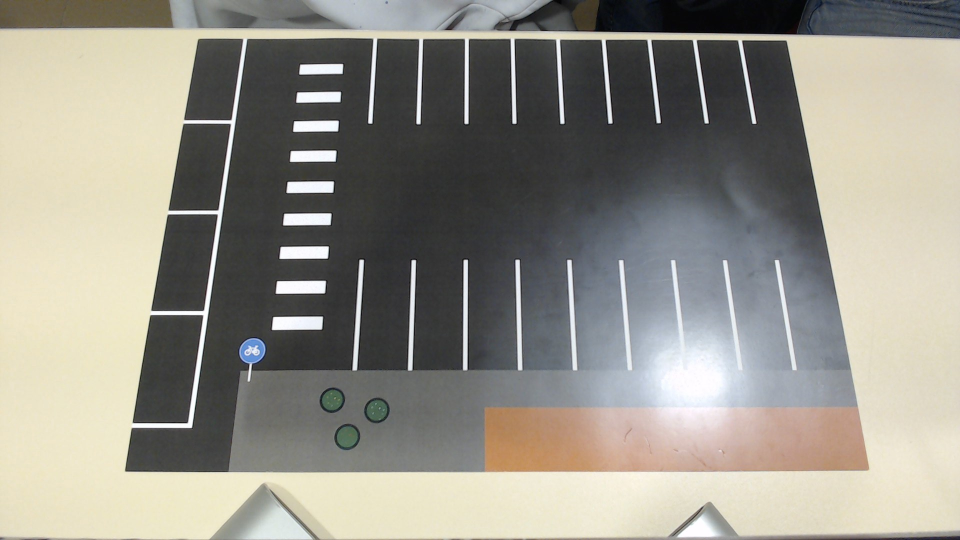
#> input picture python/img/CarPark2.jpg, 1920 x 1080 px, given in place of the camera (shown at 1/2 size)
$ python mainLive.py
#> lines starting #> are read from the running program, lines starting #| are printed output that depends on the picture; after the words box and inside, x2 and y2 are one past the last pixel; in counts of white or black regions, pixels touching at a corner belong together
import cv2
import pickle
import numpy as np
import logging

# Configure logging
logging.basicConfig(level=logging.INFO, format='%(asctime)s - %(levelname)s - %(message)s')

def load_shapes(file_path):
#> called with file_path = 'shapesParkBCD.pkl'
    logging.info(f"Loading shapes from {file_path}")
    with open(file_path, 'rb') as f:
#> (reads python/shapesParkBCD.pkl from the repository)
#> in main, img is the input picture: shape (1080, 1920, 3); mean B, G, R 136.8, 146.3, 149.1
        shapes = pickle.load(f)
    logging.info(f"Loaded {len(shapes)} shapes")
    return shapes

def preprocess_image(img):
    logging.debug("Preprocessing image")
    img_gray = cv2.cvtColor(img, cv2.COLOR_BGR2GRAY)
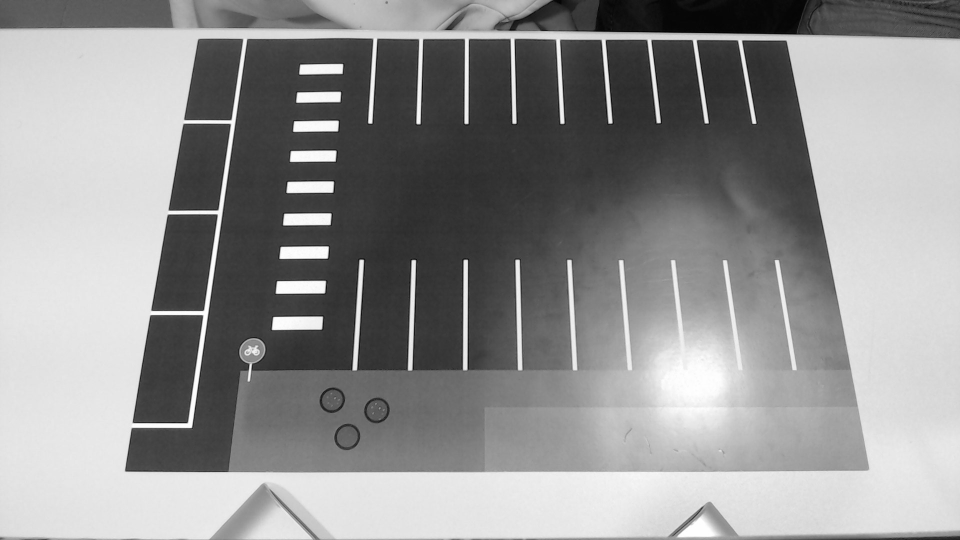
#> img_gray: shape (1080, 1920) (shown at 1/2 size); min 0, max 255, mean 146
    img_blur = cv2.GaussianBlur(img_gray, (3, 3), 1)
    img_threshold = cv2.adaptiveThreshold(
        img_blur, 255, cv2.ADAPTIVE_THRESH_GAUSSIAN_C,
        cv2.THRESH_BINARY_INV, 25, 16
    )
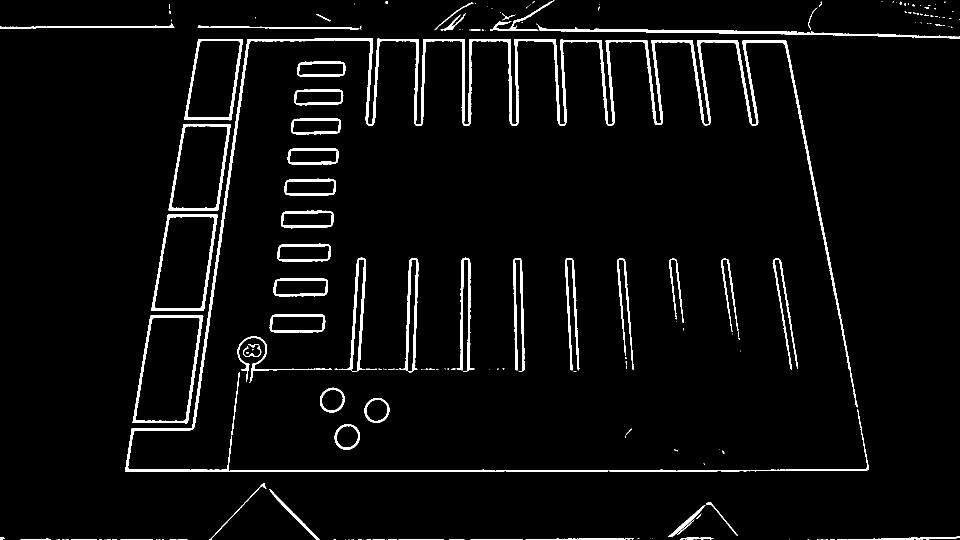
#> img_threshold: shape (1080, 1920) (shown at 1/2 size); 4% white; 191 white regions (123 under 20 px), largest, box (x1, y1, x2, y2) and area: (250, 77, 1715, 944) 30332, (1076, 51, 1920, 77) 3841, (265, 630, 407, 847) 3069
    img_median = cv2.medianBlur(img_threshold, 5)
#> img_median: shape (1080, 1920); 3.8% white; 181 white regions (81 under 20 px), largest, box (x1, y1, x2, y2) and area: (250, 77, 1693, 944) 29206, (1077, 53, 1920, 77) 3823, (265, 630, 406, 847) 3075
    kernel = np.ones((3, 3), np.uint8)
    img_dilate = cv2.dilate(img_median, kernel, iterations=1)
#> img_dilate: shape (1080, 1920); 5.8% white; 178 white regions (26 under 20 px), largest, box (x1, y1, x2, y2) and area: (249, 76, 1694, 945) 43161, (1076, 52, 1920, 78) 5613, (264, 629, 407, 848) 4469
    logging.debug("Image preprocessing completed")
    return img_dilate, img_blur, img_threshold, img_median

def draw_shapes(img, shapes):
    logging.debug("Drawing shapes on image")
    for shape in shapes:
        points = shape['points']
        color = (0, 0, 255) if shape.get('count', 0) > 3000 else (0, 255, 0)
        thickness = 2
        for i in range(1, len(points)):
            cv2.line(img, points[i - 1], points[i], color, thickness)
    logging.debug("Shapes drawing completed")

def count_nonzero_pixels(img, shapes):
    logging.debug("Counting nonzero pixels for each shape")
    for shape in shapes:
        x, y, w, h = cv2.boundingRect(np.array(shape['points']))
        img_crop = img[y:y + h, x:x + w]
        count = cv2.countNonZero(img_crop)
        shape['count'] = count
#> this loop made 4 passes
#> count on passes 1 to 4: 165, 2260, 1283, 0
#> pass 1, in count_nonzero_pixels, `img_crop = img[y:y + h, x:x + w]`:
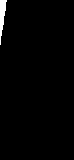
#> img_crop: shape (160, 74); 1.4% white; 1 white region, box (x1, y1, x2, y2) and area: (0, 0, 7, 45) 165
#> pass 2, in count_nonzero_pixels, `img_crop = img[y:y + h, x:x + w]`:
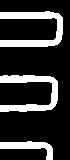
#> img_crop: shape (160, 70); 20.2% white; 3 white regions, box (x1, y1, x2, y2) and area: (0, 11, 63, 47) 959, (0, 75, 58, 112) 877, (0, 141, 53, 160) 424
#> pass 3, in count_nonzero_pixels, `img_crop = img[y:y + h, x:x + w]`:
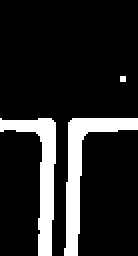
#> img_crop: shape (128, 69) (shown 2 times larger); 14.5% white; 3 white regions (1 under 20 px), largest, box (x1, y1, x2, y2) and area: (32, 59, 69, 128) 663, (0, 59, 28, 128) 611
#> after the loop: img_crop: shape (129, 87); every value is 0
    logging.debug("Nonzero pixels counting completed")

def display_count_on_image(img, shapes):
    logging.debug("Displaying counts on image")
    for shape in shapes:
        x, y, w, h = cv2.boundingRect(np.array(shape['points']))
        count = shape['count']
        text_position = (x + (w - 50) // 2, y + h + 25)
        text_color = (0, 0, 255) if count > 3000 else (0, 255, 0)
        cv2.putText(img, str(count), text_position, cv2.FONT_HERSHEY_SIMPLEX, 0.5, text_color, 1)
#> this loop made 4 passes
#> (x, y, w, h, text_position) on passes 1 to 4: (456, 345, 74, 160, (468, 530)), (610, 345, 70, 160, (620, 530)), (811, 18, 69, 128, (820, 171)), (184, 145, 87, 129, (202, 299))
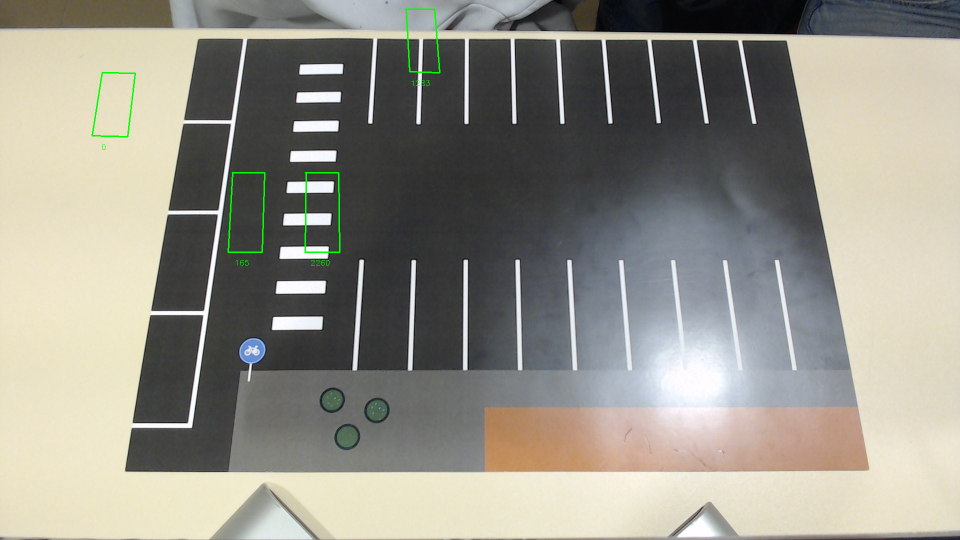
#> img: shape (1080, 1920, 3) (shown at 1/2 size); mean B, G, R 136.5, 146.6, 148.8
    logging.debug("Count display completed")

def count_free_spaces(shapes, threshold=3000):
    logging.debug("Counting free spaces")
    free_spaces = sum(1 for shape in shapes if shape.get('count', 0) < threshold)
    return free_spaces

def display_free_spaces_count(img, free_spaces):
#> called with free_spaces = 4
    logging.debug("Displaying free spaces count on image")
    text = f"Free Parks: {free_spaces}"
    position = (10, 30)  # Top-left corner of the screen
    cv2.putText(img, text, position, cv2.FONT_HERSHEY_SIMPLEX, 1, (0, 255, 0), 2)
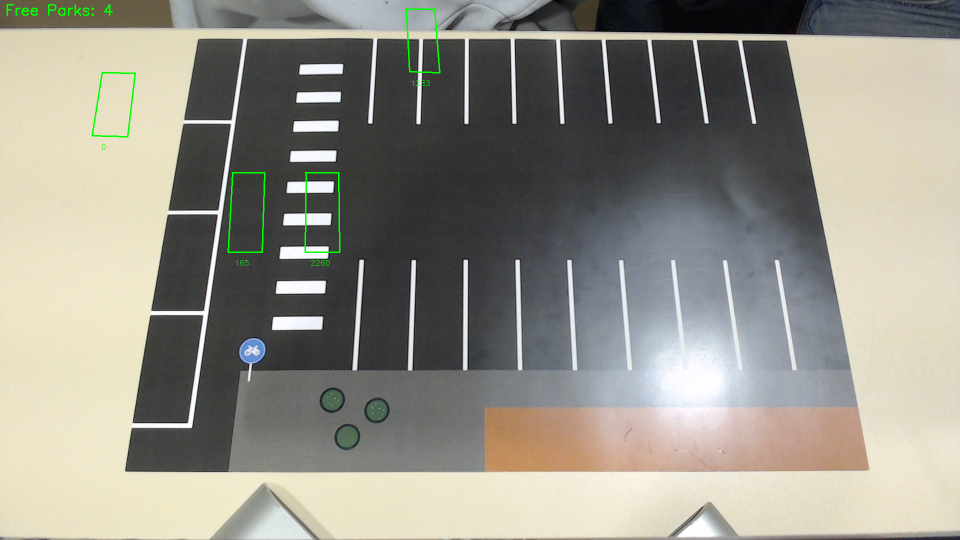
#> img: shape (1080, 1920, 3) (shown at 1/2 size); 0.06% of pixels changed, all inside (x1, y1, x2, y2) = (13, 8, 226, 32)
    logging.debug("Free spaces count display completed")

def main():
    logging.info("Starting main function")
    cap = cv2.VideoCapture(1, cv2.CAP_DSHOW)
    if not cap.isOpened():
        logging.error("Error: Could not open video capture")
        return

    # Set the capture size to 1280x720
    cap.set(cv2.CAP_PROP_FRAME_WIDTH, 1280)
    cap.set(cv2.CAP_PROP_FRAME_HEIGHT, 720)

    shapes = load_shapes('shapesParkBCD.pkl')

    while True:
        if cap.get(cv2.CAP_PROP_POS_FRAMES) == cap.get(cv2.CAP_PROP_FRAME_COUNT):
            cap.set(cv2.CAP_PROP_POS_FRAMES, 0)

        success, img = cap.read()
        if not success:
            logging.error("Error: Could not read frame from video capture")
            break

        logging.debug("Processing frame")
        img_dilate, img_blur, img_threshold, img_median = preprocess_image(img)

        img_with_all_shapes = img.copy()
        count_nonzero_pixels(img_dilate, shapes)
        draw_shapes(img_with_all_shapes, shapes)
        display_count_on_image(img_with_all_shapes, shapes)

        free_spaces = count_free_spaces(shapes)
        display_free_spaces_count(img_with_all_shapes, free_spaces)

        # Resize the display window to 1280x720
        cv2.namedWindow("Image with all shapes", cv2.WINDOW_NORMAL)
        cv2.resizeWindow("Image with all shapes", 1280, 720)

        cv2.namedWindow("ImageBlur", cv2.WINDOW_NORMAL)
        cv2.resizeWindow("ImageBlur", 1280, 720)

        cv2.namedWindow("ImageThresh", cv2.WINDOW_NORMAL)
        cv2.resizeWindow("ImageThresh", 1280, 720)

        cv2.namedWindow("ImageMedian", cv2.WINDOW_NORMAL)
        cv2.resizeWindow("ImageMedian", 1280, 720)

        cv2.imshow("Image with all shapes", img_with_all_shapes)
        cv2.imshow("ImageBlur", img_blur)
        cv2.imshow("ImageThresh", img_threshold)
        cv2.imshow("ImageMedian", img_median)

        if cv2.waitKey(1) & 0xFF == ord('q'):
#> (key q is pressed here)
            logging.info("Quitting program")
            break

    cap.release()
    cv2.destroyAllWindows()
    logging.info("Program terminated")

if __name__ == "__main__":
    main()
